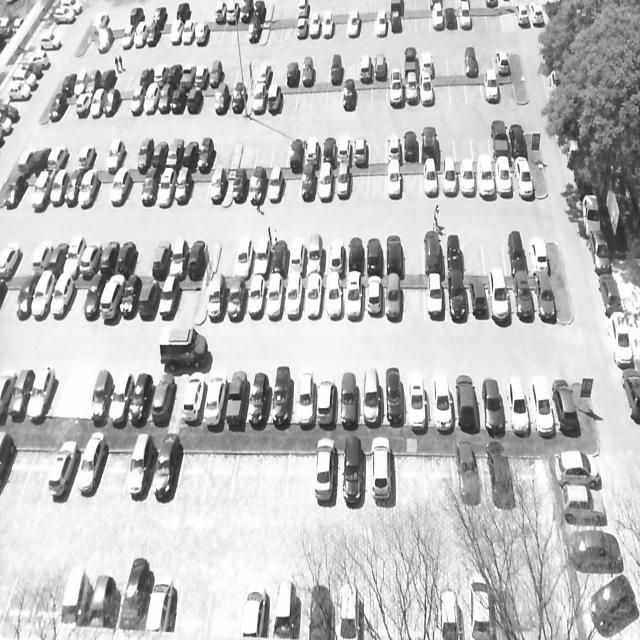
#> input picture dataset/train/images/2012-09-14_11_21_17_jpg.rf.d4a4f58be48d971f93d3dd4088158a0f.jpg, 640 x 640 px, found by its file name; its folder holds only this picture in this run
$ python augmentations.py
#> lines starting #> are read from the running program, lines starting #| are printed output that depends on the picture
import os
import cv2
import numpy as np

def apply_offline_augmentations(dataset_dir="dataset"):
#> called with dataset_dir = 'dataset'
    print("[2/3] Starting offline data augmentations...")
    train_img_folder = os.path.join(dataset_dir, "train", "images")
    train_label_folder = os.path.join(dataset_dir, "train", "labels")

    if not os.path.exists(train_img_folder):
        return

    augmented_count = 0
    for file in os.listdir(train_img_folder):
        if file.lower().endswith(('.jpg', '.jpeg', '.png')) and not ("_bright" in file or "_noise" in file):
            img_path = os.path.join(train_img_folder, file)
            base_name = os.path.splitext(file)[0]
            label_path = os.path.join(train_label_folder, f"{base_name}.txt")

            img = cv2.imread(img_path)
#> img is the input picture: shape (640, 640, 3); min 21, max 255, mean 190.5
            if img is None:
                continue

            bright_img = cv2.convertScaleAbs(img, alpha=1.2, beta=15)
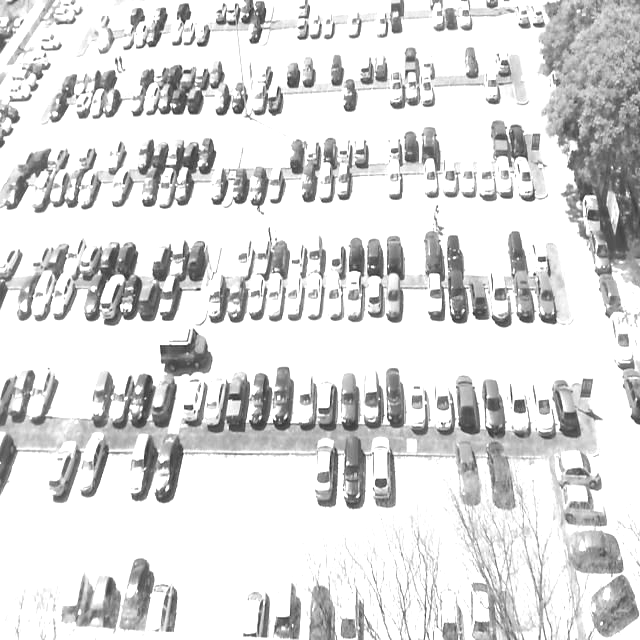
#> bright_img: shape (640, 640, 3); min 40, max 255, mean 218.7
            cv2.imwrite(os.path.join(train_img_folder, f"{base_name}_bright.jpg"), bright_img)

            noise = np.random.normal(0, 10, img.shape).astype(np.uint8)
            noisy_img = cv2.add(img, noise)
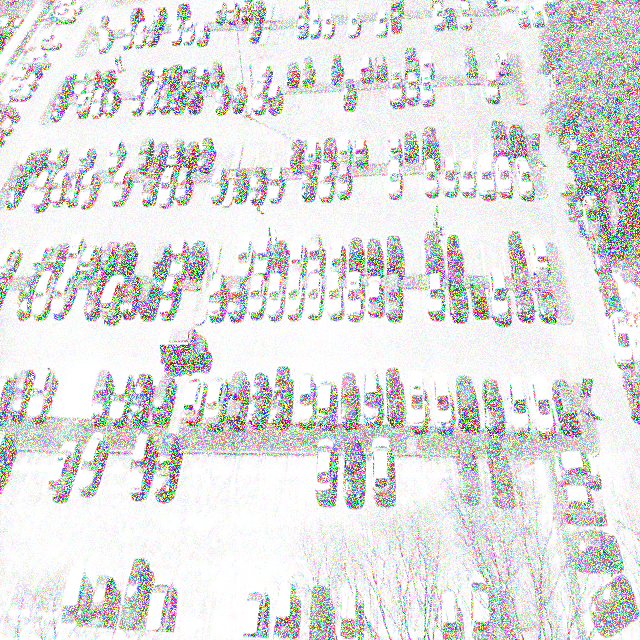
#> noisy_img: shape (640, 640, 3); mean B, G, R 223.6, 223.5, 223.6
            cv2.imwrite(os.path.join(train_img_folder, f"{base_name}_noise.jpg"), noisy_img)

            if os.path.exists(label_path):
                with open(label_path, 'r') as f:
                    label_content = f.read()
                with open(os.path.join(train_label_folder, f"{base_name}_bright.txt"), 'w') as f:
                    f.write(label_content)
                with open(os.path.join(train_label_folder, f"{base_name}_noise.txt"), 'w') as f:
                    f.write(label_content)

            augmented_count += 2

    print(f"Generated {augmented_count} augmented training samples with labels.\n")

if __name__ == "__main__":
    apply_offline_augmentations()

$ run again, on dataset/train/images/2012-09-17_10_54_02_jpg.rf.a4c11343cdca8a89e026b4ce6701cb23.jpg
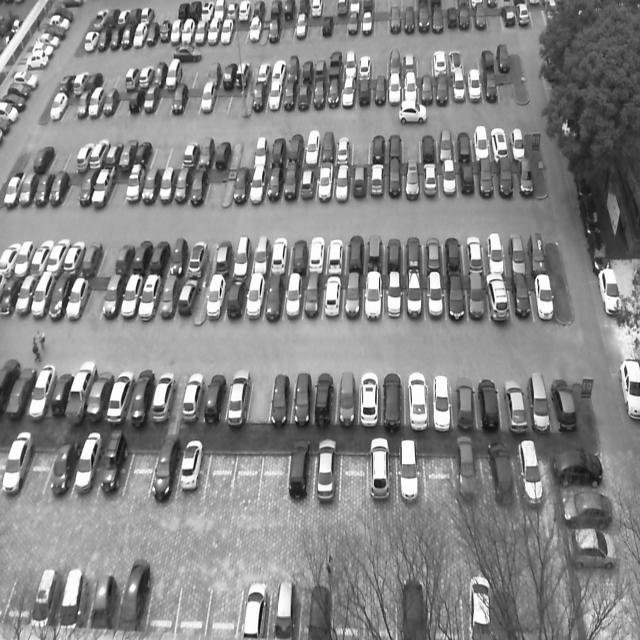
#> input picture dataset/train/images/2012-09-17_10_54_02_jpg.rf.a4c11343cdca8a89e026b4ce6701cb23.jpg, 640 x 640 px, found by its file name
#> in apply_offline_augmentations, img is the input picture: shape (640, 640, 3); min 0, max 255, mean 135.6
#> in apply_offline_augmentations, `bright_img = cv2.convertScaleAbs(img, alpha=1.2, beta=15)`:
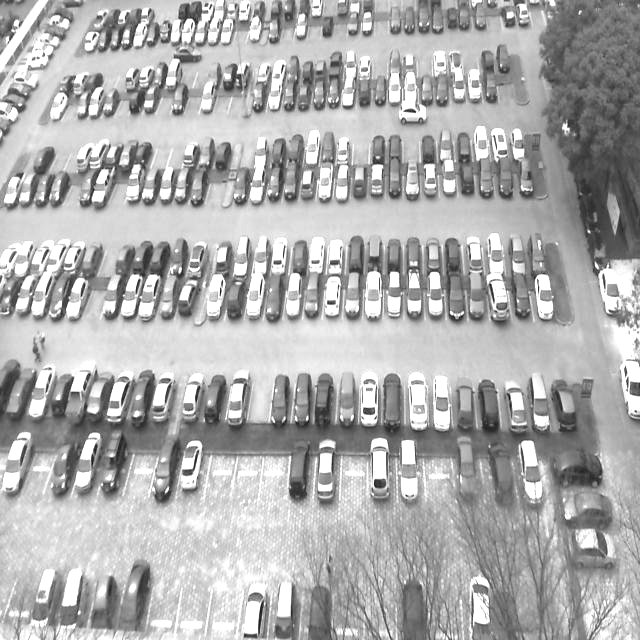
#> bright_img: shape (640, 640, 3); min 15, max 255, mean 174.2
#> in apply_offline_augmentations, `noisy_img = cv2.add(img, noise)`:
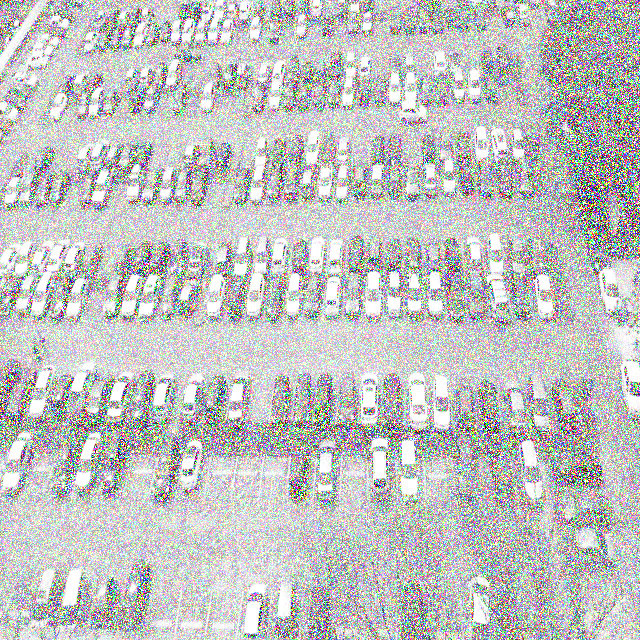
#> noisy_img: shape (640, 640, 3); mean B, G, R 194.2, 194.2, 194.2

$ run again, on dataset/train/images/2012-09-18_10_04_58_jpg.rf.94be038eb2be7a506d9b76d16b17edf8.jpg
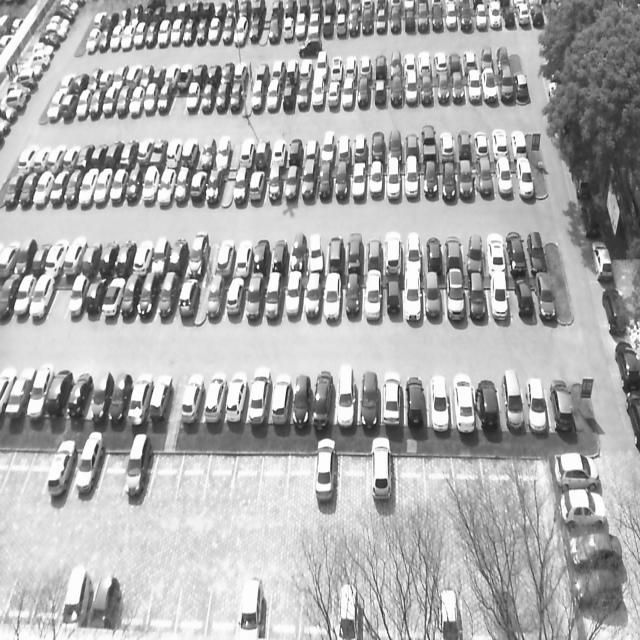
#> input picture dataset/train/images/2012-09-18_10_04_58_jpg.rf.94be038eb2be7a506d9b76d16b17edf8.jpg, 640 x 640 px, found by its file name
#> in apply_offline_augmentations, img is the input picture: shape (640, 640, 3); min 17, max 255, mean 172.9
#> in apply_offline_augmentations, `bright_img = cv2.convertScaleAbs(img, alpha=1.2, beta=15)`:
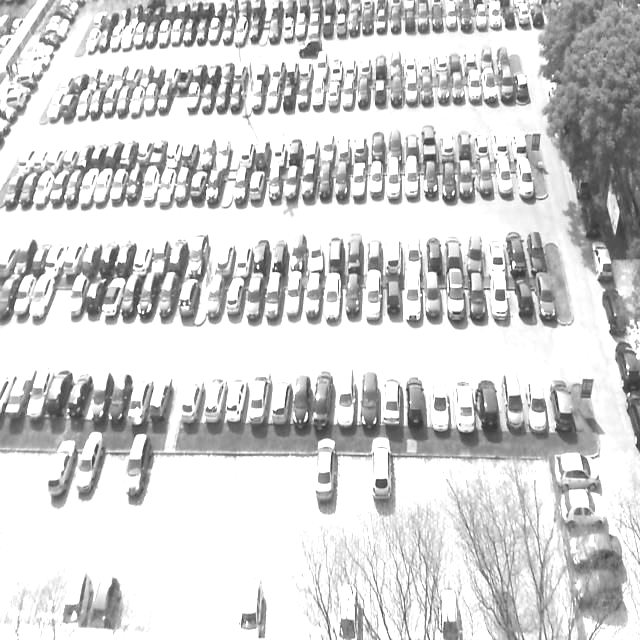
#> bright_img: shape (640, 640, 3); min 35, max 255, mean 208.8
#> in apply_offline_augmentations, `noisy_img = cv2.add(img, noise)`:
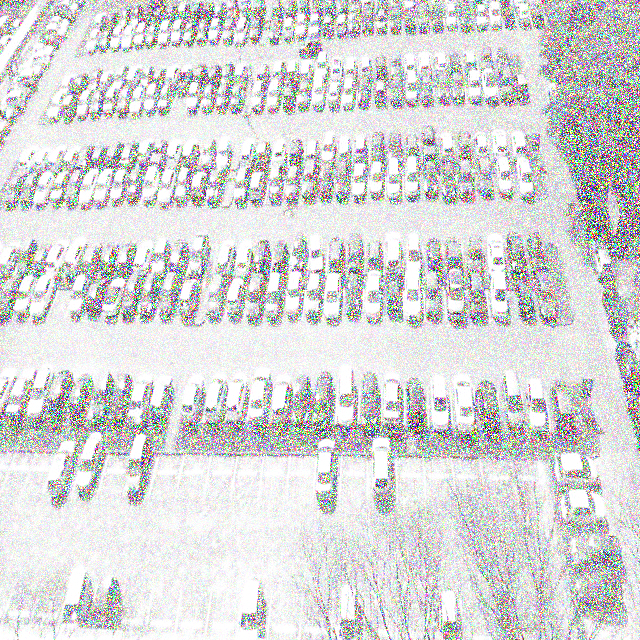
#> noisy_img: shape (640, 640, 3); mean B, G, R 214.2, 214.2, 214.3
